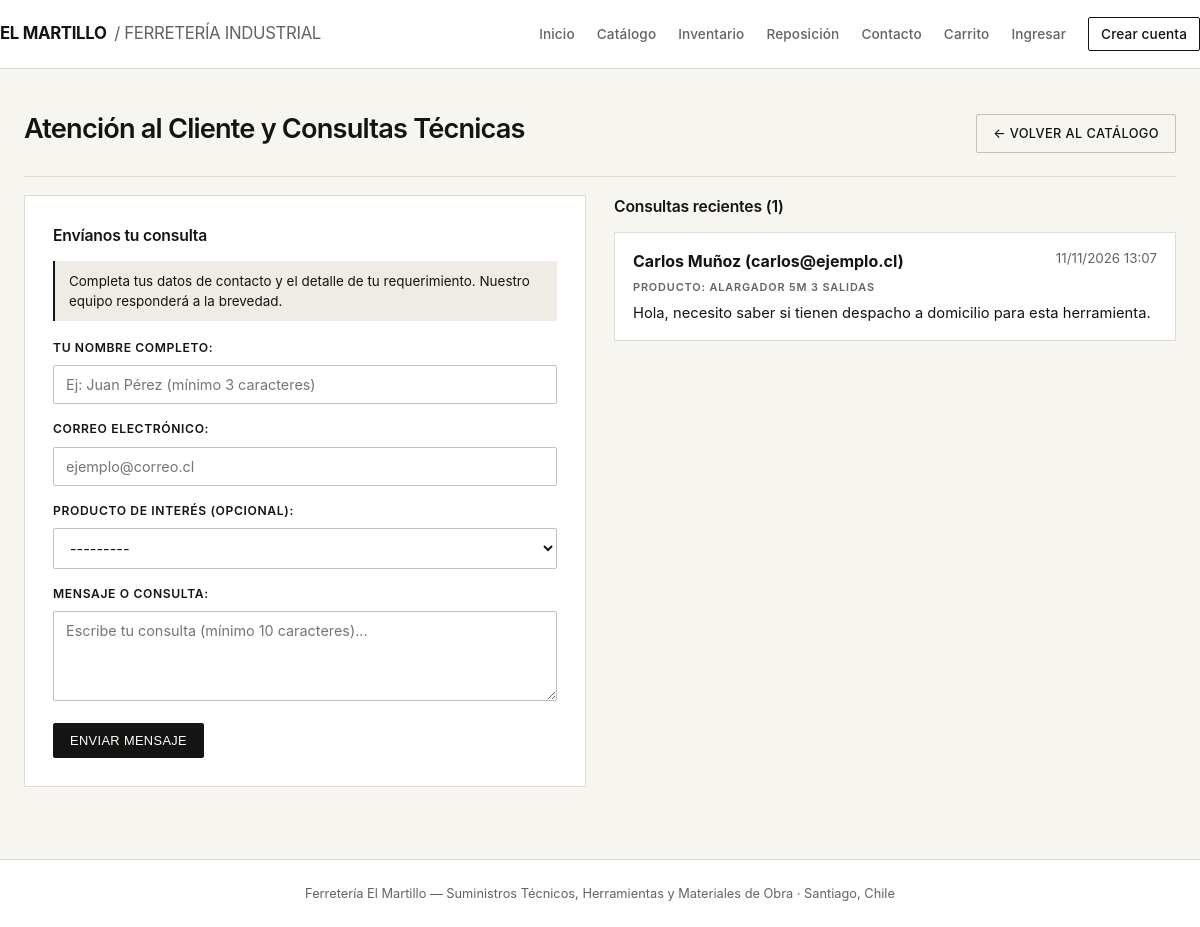
The app's page /consultas/, older data.
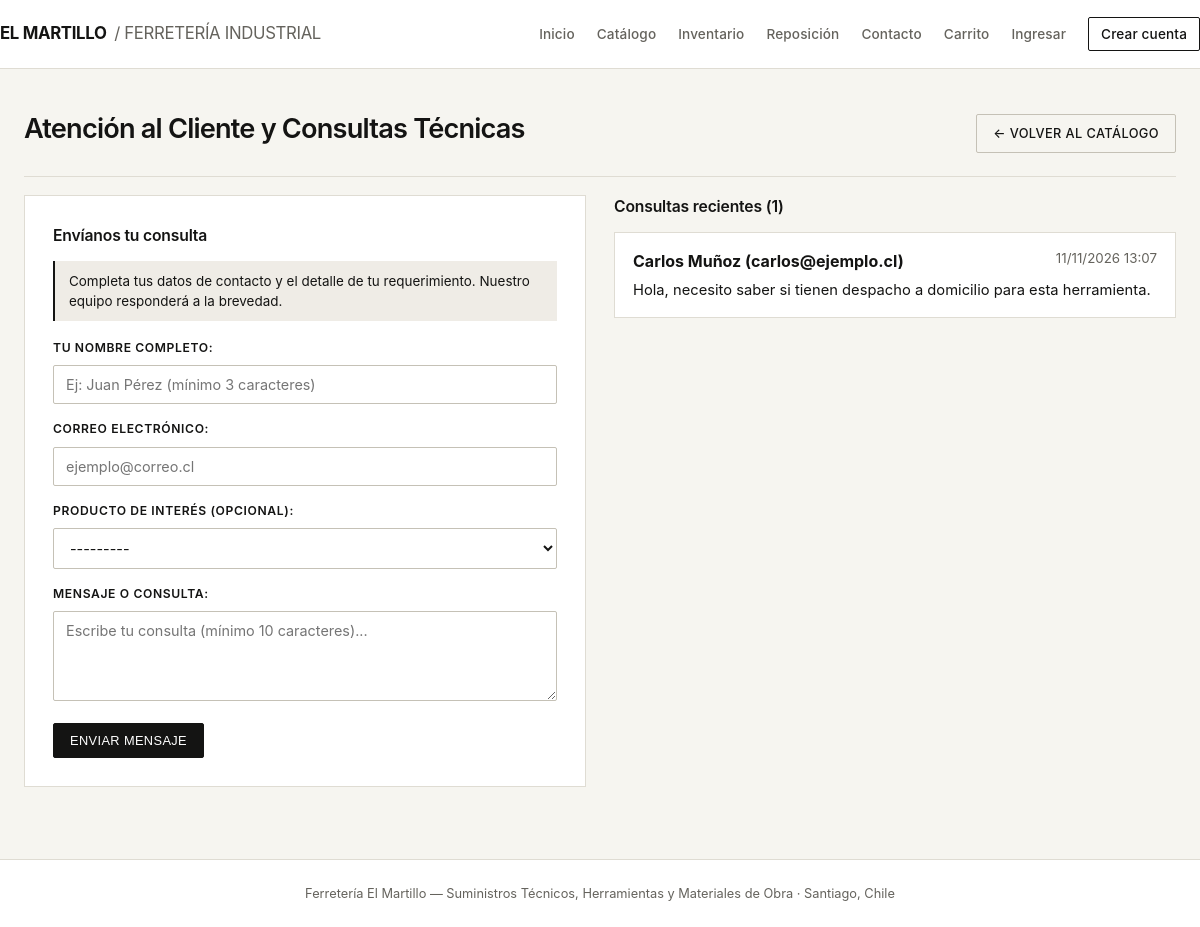
The same page, newer data.
### productos/models.py (models this page shows, shortened)
class ConsultaCliente(models.Model):
    nombre = models.CharField(max_length=100)
    correo = models.EmailField()
    mensaje = models.TextField()
    producto_interes = models.ForeignKey(
        Producto,
        on_delete=models.SET_NULL,
        null=True,
        blank=True,
        related_name="consultas"
    )
    fecha = models.DateTimeField(auto_now_add=True)
    class Meta:
        ordering = ["-fecha"]

class Producto(models.Model):
    nombre = models.CharField(max_length=120)
    descripcion = models.TextField(blank=True, default="")
    precio = models.PositiveIntegerField(help_text="Precio en CLP")
    stock = models.PositiveIntegerField(default=0)
    imagen = models.CharField(
        max_length=255,
        blank=True,
        default="/static/img/productos/default.jpg",
        help_text="Ruta o URL de la imagen del producto"
    )
    categoria = models.ForeignKey(
        Categoria,
        on_delete=models.SET_NULL,
        null=True,
        blank=True,
        related_name="productos"
    )
    class Meta:
        ordering = ["nombre"]
    def __str__(self):
        return f"{self.nombre} (${self.precio} - stock: {self.stock})"

### productos/views.py (the view)
# urls.py: path("consultas/", views.consultas_clientes, name="consultas"),
def consultas_clientes(request):
    producto_id = request.GET.get("producto", "")
    if request.method == "POST":
        form = ConsultaClienteForm(request.POST)
        if form.is_valid():
            consulta = form.save()
            messages.success(
                request,
                f"¡Gracias {consulta.nombre}! Tu consulta fue guardada en la base de datos correctamente."
            )
            return redirect("consultas")
    else:
        datos_iniciales = {}
        if producto_id.isdigit():
            datos_iniciales["producto_interes"] = int(producto_id)
        form = ConsultaClienteForm(initial=datos_iniciales)
    consultas = ConsultaCliente.objects.select_related("producto_interes").all()[:10]
    _, _, cart_count = calcular_detalle_carrito(obtener_carrito(request))
    ultimos_visitados = obtener_ultimos_visitados(request)
    contexto = {
        "form": form,
        "consultas": consultas,
        "cart_count": cart_count,
        "ultimos_visitados": ultimos_visitados,
    }
    return render(request, "consultas.html", contexto)

### productos/forms.py (shortened to what this page needs)
class ConsultaClienteForm(forms.ModelForm):
    class Meta:
        model = ConsultaCliente
        fields = ["nombre", "correo", "producto_interes", "mensaje"]
        labels = {
            "nombre": "Tu nombre completo",
            "correo": "Correo electrónico",
            "producto_interes": "Producto de interés (opcional)",
            "mensaje": "Mensaje o consulta",
        }
        widgets = {
            "nombre": forms.TextInput(attrs={"placeholder": "Ej: Juan Pérez (mínimo 3 caracteres)"}),
            "correo": forms.EmailInput(attrs={"placeholder": "ejemplo@correo.cl"}),
            "mensaje": forms.Textarea(attrs={"rows": 4, "placeholder": "Escribe tu consulta (mínimo 10 caracteres)..."}),
        }
        error_messages = {
            "nombre": {
                "required": "El nombre es obligatorio.",
            },
            "correo": {
                "required": "El correo electrónico es obligatorio.",
                "invalid": "Ingresa un correo electrónico válido (ejemplo@dominio.cl).",
            },
            "mensaje": {
                "required": "El mensaje de la consulta es obligatorio.",
            },
        }

### templates/consultas.html (shortened to what this page needs)
{% extends "base.html" %}
{% block content %}
<div class="sec-head" style="margin-top: 0;">
  <h1>Atención al Cliente y Consultas Técnicas</h1>
  <a class="btn ghost" href="{% url 'tienda' %}">← Volver al catálogo</a>
</div>
<div class="two-col">
  <div class="form" style="max-width: 100%;">
    <h3 style="margin-top: 0;">Envíanos tu consulta</h3>
    <p class="hint">
      Completa tus datos de contacto y el detalle de tu requerimiento. Nuestro equipo responderá a la brevedad.
    </p>
    <form method="post" novalidate>
      {{ form.as_p }}
      <button class="btn" type="submit">Enviar mensaje</button>
    </form>
  </div>
  <div>
    <h3 style="margin-top: 0; margin-bottom: 14px;">Consultas recientes ({{ consultas|length }})</h3>
    {% if consultas %}
      {% for c in consultas %}
      <div class="order">
        <div style="display: flex; justify-content: space-between; flex-wrap: wrap; gap: 8px;">
          <strong>{{ c.nombre }} ({{ c.correo }})</strong>
          <small style="color: #65635d;">{{ c.fecha|date:"d/m/Y H:i" }}</small>
        </div>
        {% if c.producto_interes %}
          <span class="cat" style="display: block; margin: 6px 0 4px;">Producto: {{ c.producto_interes.nombre }}</span>
        {% endif %}
        <p style="margin: 6px 0 0; color: #141413;">{{ c.mensaje }}</p>
      </div>
      {% endfor %}
    {% else %}
      <p>Aún no hay consultas registradas.</p>
    {% endif %}
  </div>
</div>
{% endblock %}

Row changes from the older to the newer data that the page shows:
changed ConsultaCliente "Carlos Muñoz": producto_interes_id 31 → empty (drawn); producto_interes.nombre "ALARGADOR 5M 3 SALIDAS" → (not shown)
